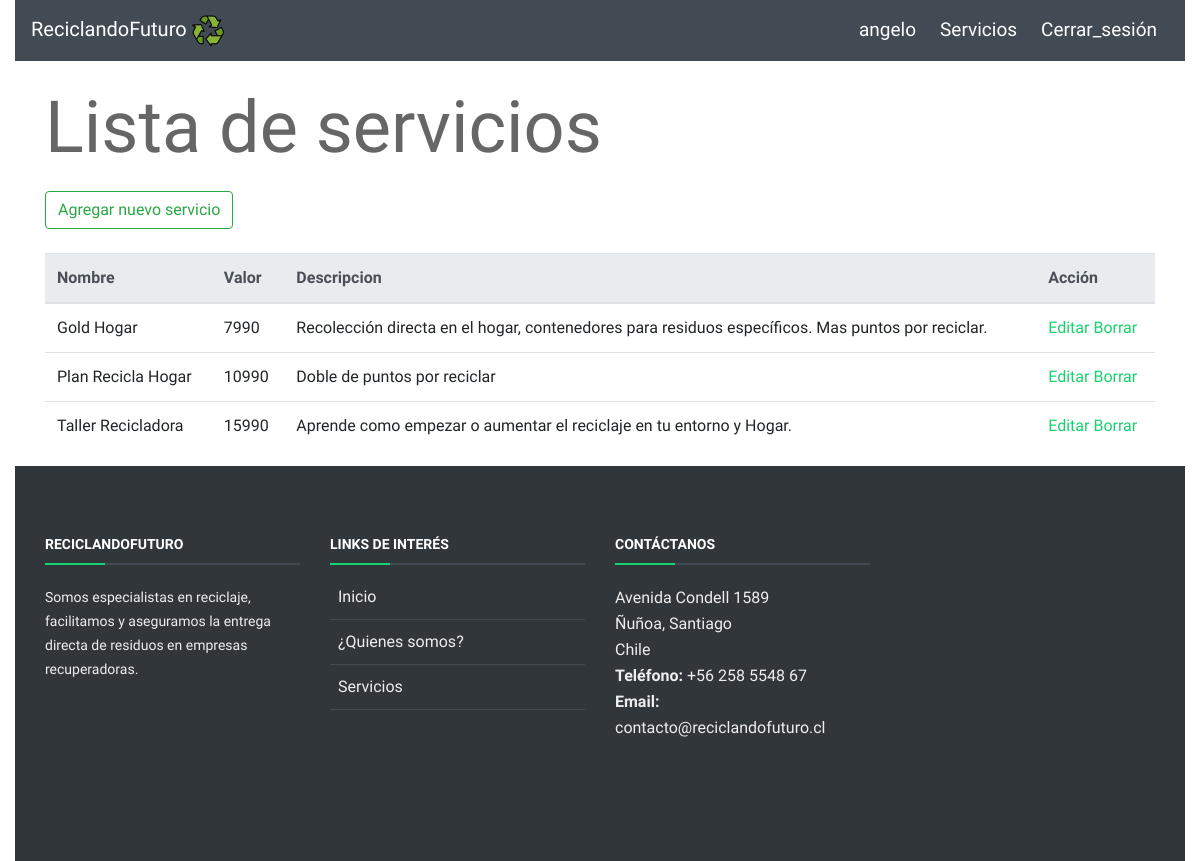
Page /listar_servicios/ (signed in) on the committed database.
### gestion_usuario/models.py (models this page shows, shortened)
class Servicio(models.Model):
    nombreservicio = models.CharField(max_length=20)
    valorservicio = models.IntegerField()
    descripcionservicio = models.CharField(max_length=200)

### gestion_usuario/views.py (the view)
# urls.py: url('listar_servicios/', views.listar_servicios, name='listar_servicios'),
def listar_servicios(request):
    if request.user.is_authenticated:
        servicios = Servicio.objects.all()
        return render(request,
            "gestion_usuario/servicio/listar_servicios.html", {'servicios': servicios})
    else:
        return render(request, 'principal.html', {})

### gestion_usuario/templates/gestion_usuario/servicio/listar_servicios.html (shortened to what this page needs)
{% extends 'base.html' %}
{% block content %}
    <br>
    <h1 class="display-3">Lista de servicios</h1>
    <a href="{% url 'gestion_usuario:agregar_servicios' %}">
        <button type="button" class="btn btn-outline-success">
            Agregar nuevo servicio
        </button>
    </a>
    <br>
    <br>
    <table class="table">
        <thead class="thead-light">
            <tr>
            <th>Nombre</th>
            <th>Valor</th>
            <th>Descripcion</th>
            <th>Acción</th>
            </tr>
        </thead>
        <tbody>
        {% for s in servicios %}
            <tr>
            <td>{{ s.nombreservicio}}</td>
            <td>{{ s.valorservicio}}</td>
            <td>{{ s.descripcionservicio}}</td>
            <td>
                <a href="/editar_servicio/{{ s.id }}"> Editar</a>
                <a href="/eliminar_servicio/{{ s.id }}"
                onclick="return confirm('¿Esta seguro de borrar {{ s.nombreservicio }}?');"> Borrar</a>
            </td>
        {% endfor %}
        </tbody>
    </table>
{% endblock content %}

### templates/base.html (shortened to what this page needs)
{% load static %}
<!DOCTYPE html>
<html lang="en">
  <head>
    <link rel="stylesheet" href="{% static 'css/bootstrap.css' %}">
    <link rel="stylesheet" href="{% static 'css/estilo.css' %}">
    <link
      href="https://unpkg.com/ionicons@4.5.9-1/dist/css/ionicons.min.css"
      rel="stylesheet"
    />
  </head>
  <body>
    <div class="container-fluid">
      <nav id="cont-nav-color" class="navbar navbar-expand-lg col-sm-12">
          <a class="navbar-brand" href="{% url 'gestion_usuario:index' %}" style="color:black">
            <small>ReciclandoFuturo </small><img src="{% static 'img/recycle-sign.png' %}" alt="" class="logo" />
          </a>
          <div class="collapse navbar-collapse" id="navegadorContenido">
            <ul class="navbar-nav ml-auto">
              {% if not request.user.is_authenticated %}
                <li class="nav-item mx-2">
                  <a class="nav-link" href="{% url 'gestion_usuario:principal' %}">Inicio</a>
                </li>
                <li class="nav-item mx-2">
                  <a class="nav-link" href="{% url 'gestion_usuario:servicios' %}">Servicios</a>
                </li>
                <li class="nav-item mx-2">
                  <a class="nav-link" href="{% url 'gestion_usuario:contacto' %}">Contacto</a>
                </li>
                <li class="nav-item mx-1">
                  <a class="nav-link" href="{% url 'gestion_usuario:login' %}">Iniciar_sesión</a>
                </li>
                <li class="nav-item mx-1">
                  <a class="nav-link" href="{% url 'gestion_usuario:registrar' %}">Registrate</a>
                </li>
              {% else %}
                <li class="nav-item mx-1">
                  <a class="nav-link" href="{% url 'gestion_usuario:index' %}">{{ user.username }}</a>
                </li>
                <li class="nav-item mx-1">
                  <a class="nav-link"  href="{% url 'gestion_usuario:listar_servicios' %}">Servicios</a>
                </li>
                <li class="nav-item mx-1">
                  <a class="nav-link" href="{% url 'gestion_usuario:logout' %}">Cerrar_sesión</a>
                </li>
              {% endif %}
            </ul>
          </div>
        </nav>
    </div>
    <div class="container">
        {% block content %}
        {% endblock content%}
    </div>
    <footer id="footer">
      <div class="footer-top">
        <div class="container">
          <div class="row">
            <div class="col-lg-3 col-md-6 footer-info">
              <h4>ReciclandoFuturo</h4>
              <p>Somos especialistas en reciclaje, facilitamos y aseguramos la entrega directa de residuos en empresas
                recuperadoras.</p>
            </div>
            <div class="col-lg-3 col-md-6 footer-links">
              <h4>Links de interés</h4>
              <ul>
                <li><i class="ion-ios-arrow-right"></i> <a href="#intro">Inicio</a></li>
                <li><i class="ion-ios-arrow-right"></i> <a href="#about">¿Quienes somos?</a></li>
                <li><i class="ion-ios-arrow-right"></i> <a href="servicios.html">Servicios</a></li>
              </ul>
            </div>
            <div class="col-lg-3 col-md-6 footer-contact">
              <h4>Contáctanos</h4>
              <p>
                Avenida Condell 1589 <br>
                Ñuñoa, Santiago<br>
                Chile <br>
                <strong>Teléfono:</strong> +56 258 5548 67<br>
                <strong>Email:</strong> contacto@reciclandofuturo.cl<br>
              </p>
            </div>
          </div>
        </div>
      </div>
    </footer>
  </body>

### static/css/estilo.css (style rules this page uses)
body { background: #fff; color: #666666; font-family: 'Inconsolata', monospace; }
a { color: #18d26e; transition: 0.5s; font-family: 'Inconsolata', monospace; }
p { padding: 0; margin: 0 0 30px 0; font-family: 'Inconsolata', monospace; }
h1, h2, h3, h4, h5, h6 { font-family: 'Inconsolata', monospace; font-weight: 400; margin: 0 0 20px 0; padding: 0; }
nav { font-family: 'Inconsolata', monospace; }
footer { font-family: 'Inconsolata', monospace; background-color: #424B54; color: white; }
#cont-nav-color { background-color: #424B54; }
#navegadorContenido ul li a { text-decoration: none; color: white; font-size: 19px; }
#cont-nav-color small { color: white; font-size: 20px; }
#footer { background: rgb(49, 54, 59); color: #eee; font-size: 16px; margin-left: 15px; margin-right: 15px; }
#footer .footer-top { background: rgb(49, 54, 59); padding: 70px 0 60px 0; }
#footer .footer-top .footer-info { margin-bottom: 60px; }
#footer .footer-top .footer-info p { font-size: 14px; line-height: 24px; margin-bottom: 0; font-family: "Inconsolata", sans-serif; color: #eee; }
#footer .footer-top h4 { font-size: 14px; font-weight: bold; color: #fff; text-transform: uppercase; position: relative; padding-bottom: 12px; }
#footer .footer-top h4::before, #footer .footer-top h4::after { content: ''; position: absolute; left: 0; bottom: 0; height: 2px; }
#footer .footer-top h4::before { right: 0; background: #424B54FF; }
#footer .footer-top h4::after { background: #18d26e; width: 60px; }
#footer .footer-top .footer-links { margin-bottom: 30px; }
#footer .footer-top .footer-links ul { list-style: none; padding: 0; margin: 0; }
#footer .footer-top .footer-links ul i { padding-right: 8px; color: #ddd; }
#footer .footer-top .footer-links ul li { border-bottom: 1px solid #424B54FF; padding: 10px 0; }
#footer .footer-top .footer-links ul li:first-child { padding-top: 0; }
#footer .footer-top .footer-links ul a { color: #eee; }
#footer .footer-top .footer-contact { margin-bottom: 30px; }
#footer .footer-top .footer-contact p { line-height: 26px; }

### rows in the picture
Servicio: nombreservicio "Gold Hogar", valorservicio "7990", descripcionservicio "Recolección directa en el hogar, contenedores para residuos específicos. Mas puntos por reciclar."
Servicio: nombreservicio "Plan Recicla Hogar", valorservicio "10990", descripcionservicio "Doble de puntos por reciclar"
Servicio: nombreservicio "Taller Recicladora", valorservicio "15990", descripcionservicio "Aprende como empezar o aumentar el reciclaje en tu entorno y Hogar."

### other values in the picture
{{ user.username }} "angelo"
